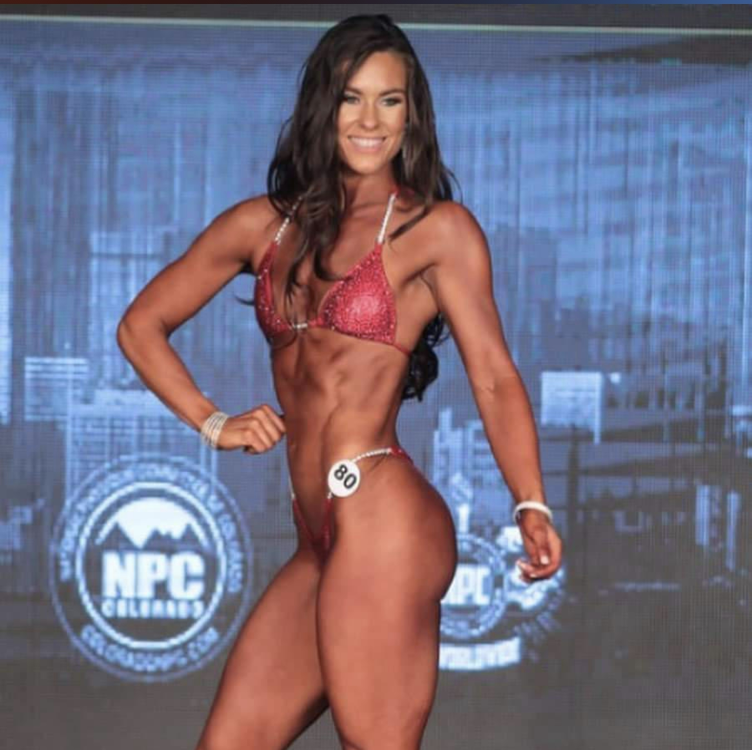
#> input picture assets/originals/photohunt/00-npc-stage.jpg, 2255 x 2249 px (shown at 1/3 size); its folder holds only this picture in this run
$ python make.py ../../assets/originals/photohunt/00-npc-stage.jpg
#> lines starting #> are read from the running program, lines starting #| are printed output that depends on the picture; after the words box and inside, x2 and y2 are one past the last pixel; in counts of white or black regions, pixels touching at a corner belong together
### tools/photohunt/phlib.py
# Photo-hunt difference toolkit: every op edits img (float32 BGR) in place and returns its region (cx,cy,r) in px.
import numpy as np, cv2
def soft(h,w,cx,cy,rx,ry,feather=.35,rect=False,angle=0):
  m=np.zeros((h,w),np.float32)
  if rect: cv2.rectangle(m,(int(cx-rx),int(cy-ry)),(int(cx+rx),int(cy+ry)),1,-1)
  else: cv2.ellipse(m,(int(cx),int(cy)),(int(rx),int(ry)),angle,0,360,1,-1)
  k=max(1,int(feather*min(rx,ry)))|1
  if k>1:
    m=cv2.erode(m,np.ones((k//2+1,k//2+1),np.uint8));m=cv2.GaussianBlur(m,(0,0),k/3)
  return m
def _hsv(img): return cv2.cvtColor(np.clip(img,0,255).astype(np.float32)/255,cv2.COLOR_BGR2HSV)
def _bgr(hsv): return cv2.cvtColor(hsv,cv2.COLOR_HSV2BGR)*255
def hue_sel(hsv,lo,hi,smin=.18,vmin=.08):
  h=hsv[...,0];sel=((h>=lo)&(h<=hi)) if lo<=hi else ((h>=lo)|(h<=hi))
  return (sel&(hsv[...,1]>=smin)&(hsv[...,2]>=vmin)).astype(np.float32)
def recolor(img,cx,cy,rx,ry,shift=0,hue=None,sat=1,val=1,sel=None,rect=False,feather=.35,angle=0,setsat=None,vmax=None):
  """Shift (or set) hue inside an ellipse; sel=(lo,hi[,smin,vmin]) limits it to pixels in that hue band."""
  h,w=img.shape[:2];m=soft(h,w,cx,cy,rx,ry,feather,rect,angle);hsv=_hsv(img)
  if sel: s=hue_sel(hsv,*sel);s=cv2.GaussianBlur(s,(0,0),1.2);m=m*s
  if vmax is not None: m=m*cv2.GaussianBlur((hsv[...,2]<vmax).astype(np.float32),(0,0),1.2)
  o=hsv.copy()
  o[...,0]=(hue if hue is not None else (o[...,0]+shift))%360
  if setsat is not None:o[...,1]=np.maximum(o[...,1],setsat)*np.clip(o[...,2]*1.4,0,1)
  o[...,1]=np.clip(o[...,1]*sat,0,1);o[...,2]=np.clip(o[...,2]*val,0,1)
  img[:]=img*(1-m[...,None])+_bgr(o)*m[...,None]
  return (cx,cy,max(rx,ry))
def clone(img,src,dst,rx,ry,flipx=False,flipy=False,scale=1.0,feather=.35,rect=False,base=None,rot=0):
  """Copy the patch around src onto dst (soft-edged); remove = clone from a clean nearby spot."""
  b=img.copy() if base is None else base
  h,w=img.shape[:2];sx,sy=src;dx,dy=dst
  R=int(max(rx,ry)*1.6/scale)+4
  y0,y1,x0,x1=max(0,int(sy-R)),min(h,int(sy+R)),max(0,int(sx-R)),min(w,int(sx+R))
  M=np.float32([[1,0,0],[0,1,0]])
  # map dst pixel -> src pixel: s = src + A*(d-dst)
  A=np.array([[(-1 if flipx else 1)/scale,0],[0,(-1 if flipy else 1)/scale]],np.float32)
  if rot:
    c,s_=np.cos(np.radians(rot)),np.sin(np.radians(rot));A=A@np.array([[c,-s_],[s_,c]],np.float32)
  M=np.hstack([A,np.array([[sx],[sy]],np.float32)-A@np.array([[dx],[dy]],np.float32)])
  warped=cv2.warpAffine(b,M,(w,h),flags=cv2.INTER_LINEAR|cv2.WARP_INVERSE_MAP*0,borderMode=cv2.BORDER_REFLECT) if False else cv2.warpAffine(b,M,(w,h),flags=cv2.INTER_LINEAR+cv2.WARP_INVERSE_MAP,borderMode=cv2.BORDER_REFLECT)
  m=soft(h,w,dx,dy,rx,ry,feather,rect)
  img[:]=img*(1-m[...,None])+warped*m[...,None]
  return (dx,dy,max(rx,ry))
def remove(img,cx,cy,rx,ry,off,**k): return clone(img,(cx+off[0],cy+off[1]),(cx,cy),rx,ry,**k)
def mirror(img,cx,cy,rx,ry,flipx=True,flipy=False,**k): return clone(img,(cx,cy),(cx,cy),rx,ry,flipx=flipx,flipy=flipy,**k)
def swap(img,a,b,rx,ry,**k):
  base=img.copy();clone(img,a,b,rx,ry,base=base,**k);clone(img,b,a,rx,ry,base=base,**k)
  return ((a[0]+b[0])/2,(a[1]+b[1])/2,max(abs(a[0]-b[0])/2+rx,ry))
# [9 lines left out: functions inpaint, inpaint_line, not called in this run]
def vfill(img,x0,x1,y0,y1,soft_px=12):
  """Erase a horizontal strip by blending each column from the row above to the row below."""
  t=np.linspace(0,1,y1-y0)[:,None,None];top=img[y0-1:y0,x0-soft_px:x1+soft_px];bot=img[y1:y1+1,x0-soft_px:x1+soft_px]
  fill=top*(1-t)+bot*t;wx=np.ones(x1-x0+2*soft_px,np.float32);r=np.linspace(0,1,soft_px);wx[:soft_px]=r;wx[-soft_px:]=r[::-1]
  seg=img[y0:y1,x0-soft_px:x1+soft_px];seg[:]=seg*(1-wx[None,:,None])+fill*wx[None,:,None]
  return ((x0+x1)/2,(y0+y1)/2,(x1-x0)/2)

### tools/photohunt/pairs.py
# Photo Hunt pairs: source photo, cleanup and five hand-placed differences each.
# Edit coordinates are pixels on the cleaned base (longest side 1200px). Run tools/photohunt/make.py.
from phlib import *

from phlib import *
def p00(i):
  return [mirror(i,545,752,30,30),               # 80 tag mirrored
   mirror(i,232,872,150,125,feather=.15),         # NPC logo mirrored
   remove(i,905,625,52,40,(0,-95),rect=True),     # light panel gone
   recolor(i,342,672,20,26,hue=45,setsat=.5,sel=(0,360,0,.55)), # wrist band turns gold
   vfill(i,840,980,26,52)]                        # gap in the top light bar
# [78 lines left out: functions p01, p02, p03, p04, p05, p06 and 7 more, not called in this run]

# id, title, source, cleanup (crop l,t,r,b in source px; star=paint out the Gemini sparkle; dn=denoise), edits
PAIRS=[
 ('npc-stage','NPC Stage Pose','NPC Colorado',dict(crop=(3,14,3,3),dn=6),p00),
 ('fairground-puppy','Fairground Puppy','Sean & Amber',dict(crop=(3,3,3,10),dn=7),p01),
 ('thot-that-counts','The THOT That Counts','Sean & Amber',dict(crop=(3,3,3,3)),p02),
 ('oil-change-dog','Oil Change Dog','Sean & Amber',dict(crop=(3,4,3,32),star=1),p03),
 ('underwater-party','Underwater Party','Sean & Amber',dict(crop=(3,3,3,3)),p04),
 ('buttercup-dogs','KC & Mylo in the Buttercups','Sean & Amber',dict(crop=(3,3,3,3)),p05),
 ('red-rocker-turtle','The Red Rocker’s Turtle','Sammy Hagar',dict(crop=(3,4,3,333)),p06),
 ('birthday-pups','Birthday Pups','Sean & Amber',dict(crop=(3,4,3,3)),p07),
 ('dry-ice-bar','Dry Ice Cocktail Bar','Sean & Amber',dict(crop=(3,3,3,3)),p08),
 ('izakaya-night','Izakaya Night','Sean & Amber',dict(crop=(3,3,3,6)),p09),
 ('stilt-house','The Stilt House','Sean & Amber',dict(crop=(3,3,3,3)),p10),
 ('funk-er','The FUNK-ER','Sean & Amber',dict(crop=(3,3,222,3)),p11),
 ('collector-shelf','Collector’s Shelf','Star Wars',dict(crop=(3,3,3,3),star=1),p12),
 ('macho-party','Macho Man Party','WWF',dict(crop=(3,105,3,3),dn=6),p13),
]

### tools/photohunt/make.py
#!/usr/bin/env python3
# Builds the bundled Photo Hunt pairs from assets/originals/photohunt/NN-<id>.jpg:
# crop screenshot chrome, paint out watermarks, denoise/sharpen, resize, apply the five
# differences from pairs.py, write assets/photohunt/<id>.left|right.webp and src/data/photoHuntPairs.js.
# Needs: pip install opencv-python-headless pillow numpy.   Usage: python3 tools/photohunt/make.py [--preview DIR]
import glob,json,os,sys,numpy as np,cv2
from PIL import Image, ImageFilter
sys.path.insert(0,os.path.dirname(os.path.abspath(__file__)))
from pairs import PAIRS
ROOT=os.path.abspath(os.path.join(os.path.dirname(__file__),'..','..'))
MAX=1200
def clean(path,c):
  a=cv2.imread(path);h,w=a.shape[:2]
#> in clean, a is the input picture: shape (2249, 2255, 3); mean B, G, R 129, 109.7, 113.9
#> after `h, w = a.shape[:2]`: h = 2249; w = 2255
  if c.get('star'):  # Gemini sparkle sits 150px in from the bottom-right corner
    yy,xx=np.mgrid[0:h,0:w];cx,cy,R=w-150,h-150,66
    m=((np.abs(xx-cx)/R)**(2/3)+(np.abs(yy-cy)/R)**(2/3)<=1).astype(np.uint8)*255
    a=cv2.inpaint(a,cv2.dilate(m,np.ones((9,9),np.uint8)),9,cv2.INPAINT_TELEA)
  l,t,r,b=c['crop'];a=a[t:h-b,l:w-r]
  if c.get('dn'):a=cv2.fastNlMeansDenoisingColored(a,None,c['dn'],c['dn'],7,21)
  h,w=a.shape[:2];k=MAX/max(w,h);a=cv2.resize(a,(round(w*k),round(h*k)),interpolation=cv2.INTER_AREA)
#> after `h, w = a.shape[:2]`: h = 2232; w = 2249
#> after `k = MAX / max(w, h)`: k = 0.534
  im=Image.fromarray(cv2.cvtColor(a,cv2.COLOR_BGR2RGB)).filter(ImageFilter.UnsharpMask(radius=1.4,percent=70,threshold=2))
  return cv2.cvtColor(np.asarray(im),cv2.COLOR_RGB2BGR).astype(np.float32)
def webp(img,path):Image.fromarray(cv2.cvtColor(np.clip(img,0,255).astype(np.uint8),cv2.COLOR_BGR2RGB)).save(path,'WEBP',quality=84,method=6)
preview=sys.argv[sys.argv.index('--preview')+1] if '--preview' in sys.argv else None
out=[]
for n,(pid,title,source,cfg,edits) in enumerate(PAIRS):
  src=glob.glob(f'{ROOT}/assets/originals/photohunt/{n:02d}-{pid}.jpg')[0]
  left=clean(src,cfg);right=left.copy();regs=edits(right);H,W=left.shape[:2]
#> in soft, `else: cv2.ellipse(m,(int(cx),int(cy)),(int(rx),int(ry)),angle,0,360,1,..`:
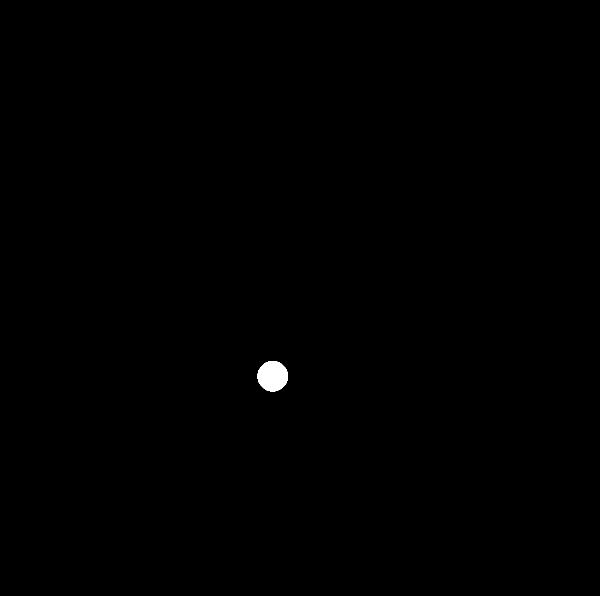
#> m: shape (1191, 1200) float32 (shown at 1/2 size); values 0 (black) and 1 (white), 0.2% white; 1 white region, box (x1, y1, x2, y2) and area: (515, 722, 576, 783) 2915
#> in soft (call 2), `else: cv2.ellipse(m,(int(cx),int(cy)),(int(rx),int(ry)),angle,0,360,1,..`: m: shape (1191, 1200) float32; values 0 (black) and 1 (white), 4.1% white; 1 white region, box (x1, y1, x2, y2) and area: (82, 747, 383, 998) 59241
#> in soft (call 2), `m = cv2.erode(m, np.ones((k // 2 + 1, k // 2 + 1), np.uint8))`: m: shape (1191, 1200) float32; values 0 (black) and 1 (white), 3.8% white; 1 white region, box (x1, y1, x2, y2) and area: (87, 752, 379, 994) 54354
#> call 3 of clone, with src = (905, 530), dst = (905, 625), rx = 52, ry = 40, flipx = False, flipy = False, scale = 1, feather = 0.35
#> in clone (call 3), `sx, sy = src`: sx = 905; sy = 530
#> in clone (call 3), `dx, dy = dst`: dx = 905; dy = 625
#> in clone (call 3), `y0,y1,x0,x1=max(0,int(sy-R)),min(h,int(sy+R)),max(0,int(sx-R)),min(w,i..`: y0 = 443; y1 = 617; x0 = 818; x1 = 992
#> in clone (call 3), `M=np.hstack([A,np.array([[sx],[sy]],np.float32)-A@np.array([[dx],[dy]]..`: M = [[1, 0, 0], [0, 1, -95]]
#> in clone (call 3), `warped=cv2.warpAffine(b,M,(w,h),flags=cv2.INTER_LINEAR|cv2.WARP_INVERS..`:
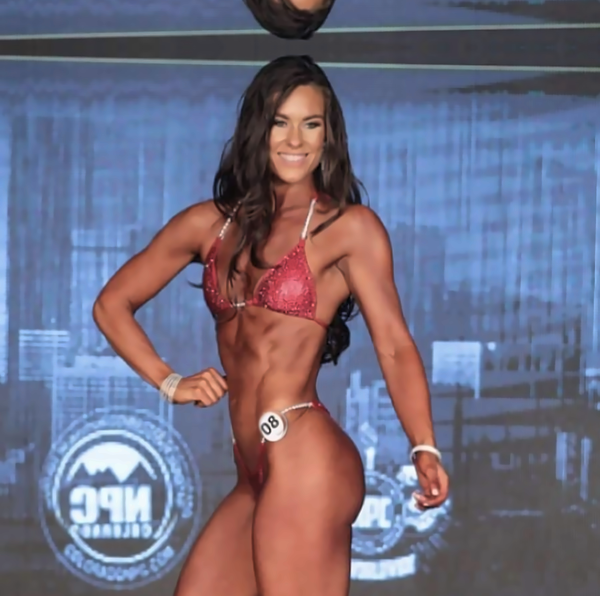
#> warped: shape (1191, 1200, 3) float32 (shown at 1/2 size); mean of channels 0, 1, 2 130.4, 109.3, 111.2; drawn as B, G, R
#> call 3 of soft, with h = 1191, w = 1200, cx = 905, cy = 625, rx = 52, ry = 40, feather = 0.35, rect = True
#> in soft (call 3), `if rect: cv2.rectangle(m,(int(cx-rx),int(cy-ry)),(int(cx+rx),int(cy+ry..`: m: shape (1191, 1200) float32; values 0 (black) and 1 (white), 0.6% white; 1 white region, box (x1, y1, x2, y2) and area: (853, 585, 958, 666) 8505
#> in soft (call 3), `m = cv2.erode(m, np.ones((k // 2 + 1, k // 2 + 1), np.uint8))`:
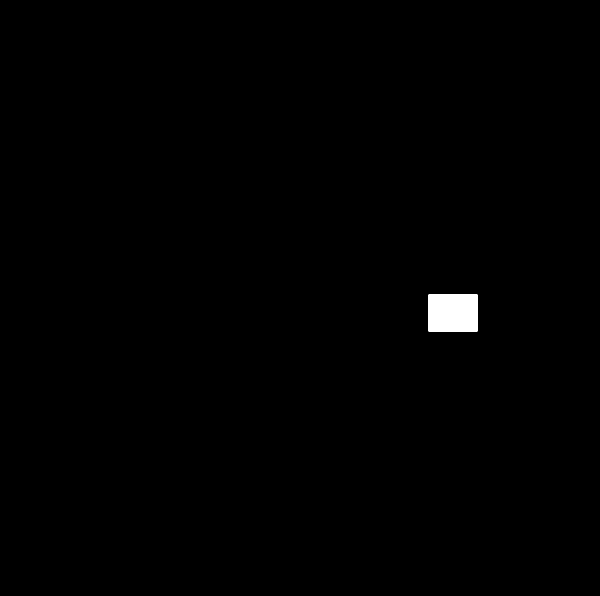
#> m: shape (1191, 1200) float32 (shown at 1/2 size); values 0 (black) and 1 (white), 0.51% white; 1 white region, box (x1, y1, x2, y2) and area: (857, 589, 955, 663) 7252
#> in recolor, `h, w = img.shape[:2]`: h = 1191; w = 1200
#> in soft (call 4), `else: cv2.ellipse(m,(int(cx),int(cy)),(int(rx),int(ry)),angle,0,360,1,..`: m: shape (1191, 1200) float32; values 0 (black) and 1 (white), 0.12% white; 1 white region, box (x1, y1, x2, y2) and area: (322, 646, 363, 699) 1703
#> in _hsv, `def _hsv(img): return cv2.cvtColor(np.clip(img,0,255).astype(np.float3..`: returned value: shape (1191, 1200, 3) float32; mean H, S, V 165.2, 0.3, 0.6
#> in hue_sel, `h = hsv[..., 0]`:
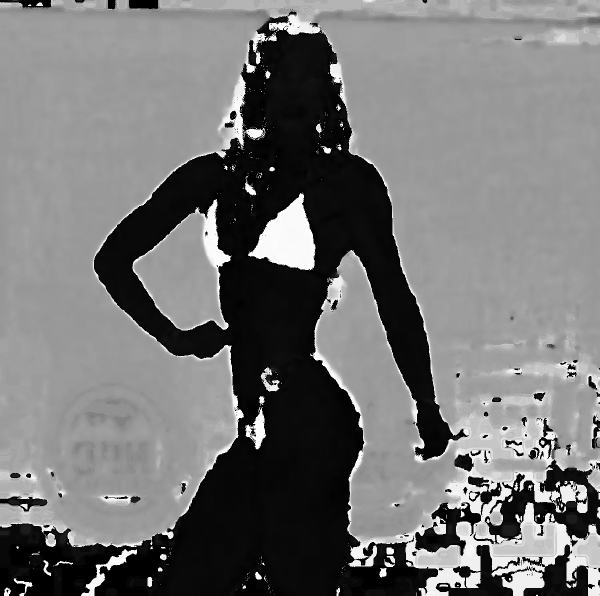
#> h: shape (1191, 1200) float32 (shown at 1/2 size); min 0, max 360, mean 165; drawn with min black and max white
#> in hue_sel, `sel = (h >= lo) & (h <= hi) if lo <= hi else (h >= lo) | (h <= hi)`: sel: shape (1191, 1200) bool; every value is 1
#> in hue_sel, `return (sel&(hsv[...,1]>=smin)&(hsv[...,2]>=vmin)).astype(np.float32)`: returned value: shape (1191, 1200) float32; values 0 (black) and 1 (white), 59.8% white; 125 black regions (54 under 20 px), largest, box (x1, y1, x2, y2) and area: (0, 0, 1200, 1191) 550567, (165, 979, 312, 1019) 3965, (260, 836, 333, 949) 2757
#> in recolor, `o[...,0]=(hue if hue is not None else (o[...,0]+shift))%360`: o: shape (1191, 1200, 3) float32; mean H, S, V 44.3, 0.3, 0.6
#> in recolor, `if setsat is not None:o[...,1]=np.maximum(o[...,1],setsat)*np.clip(o[...`: o: shape (1191, 1200, 3) float32; mean H, S, V 44.3, 0.4, 0.6
#> in _bgr, `def _bgr(hsv): return cv2.cvtColor(hsv,cv2.COLOR_HSV2BGR)*255`:
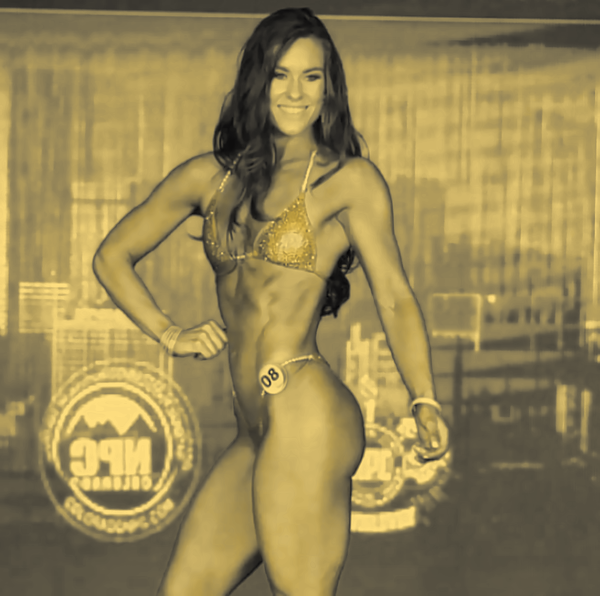
#> returned value: shape (1191, 1200, 3) float32 (shown at 1/2 size); mean B, G, R 84.2, 132.9, 149.4
#> in vfill, `top = img[y0 - 1:y0, x0 - soft_px:x1 + soft_px]`: top = 164 rows, first 8: [73, 62, 65], [73, 62, 65], [73, 62, 65], [73, 62, 65], [73, 62, 65], [74, 63, 66], [74, 63, 66], [74, 64, 65]
#> in vfill, `bot = img[y1:y1 + 1, x0 - soft_px:x1 + soft_px]`: bot = 164 rows, first 8: [117, 95, 79], [118, 95, 79], [118, 96, 80], [119, 96, 80], [119, 96, 80], [119, 96, 81], [120, 97, 81], [120, 97, 82]
#> in vfill, `seg[:] = seg * (1 - wx[None, :, None]) + fill * wx[None, :, None]`:
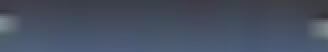
#> seg: shape (26, 164, 3) float32 (shown 2 times larger); mean of channels 0, 1, 2 96.5, 79.7, 71.2; drawn as B, G, R
#> after `regs = edits(right)`: regs = [(545, 752, 30), (232, 872, 150), (905, 625, 52), (342, 672, 26), (910, 39, 70)]
#> after `H, W = left.shape[:2]`: H = 1191; W = 1200
  webp(left,f'{ROOT}/assets/photohunt/{pid}.left.webp');webp(right,f'{ROOT}/assets/photohunt/{pid}.right.webp')
#> call 2 of webp, with path = 'assets/photohunt/npc-stage.right.webp'
#> in webp (call 2), `def webp(img,path):Image.fromarray(cv2.cvtColor(np.clip(img,0,255).ast..`:
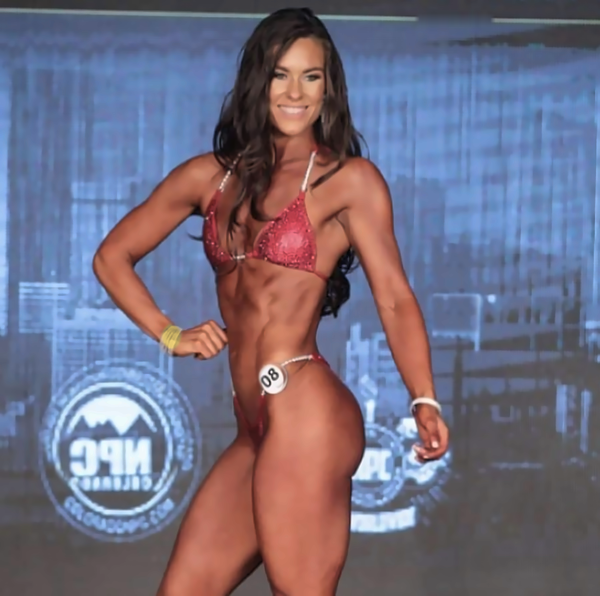
#> saved as npc-stage.right.webp: PIL image 1200x1191 RGB (shown at 1/2 size); mean R, G, B 113.8, 109.4, 128.6
  # r is in image-width units; the game measures taps the same way (aspect-corrected).
  regions=[{'x':round(x/W,4),'y':round(y/H,4),'r':round(min(.14,max(.04,(r*1.15+6)/W)),4)} for x,y,r in regs]
#> regions = 5 items
  out.append({'id':'ph-'+pid,'title':title,'source':source,'leftKey':f'photohunt:{pid}:left','rightKey':f'photohunt:{pid}:right','regions':regions})
  if preview:
    v=np.clip(right,0,255).astype(np.uint8).copy()
    for g in regions:cv2.circle(v,(int(g['x']*W),int(g['y']*H)),int(g['r']*W),(0,255,255),2)
    cv2.imwrite(f'{preview}/{pid}.jpg',np.hstack([left.astype(np.uint8),v]),[cv2.IMWRITE_JPEG_QUALITY,85])
  print(pid,W,H,len(regions))
#| npc-stage 1200 1191 5
#> (the run stopped early here; a loop or call above may not have finished)
